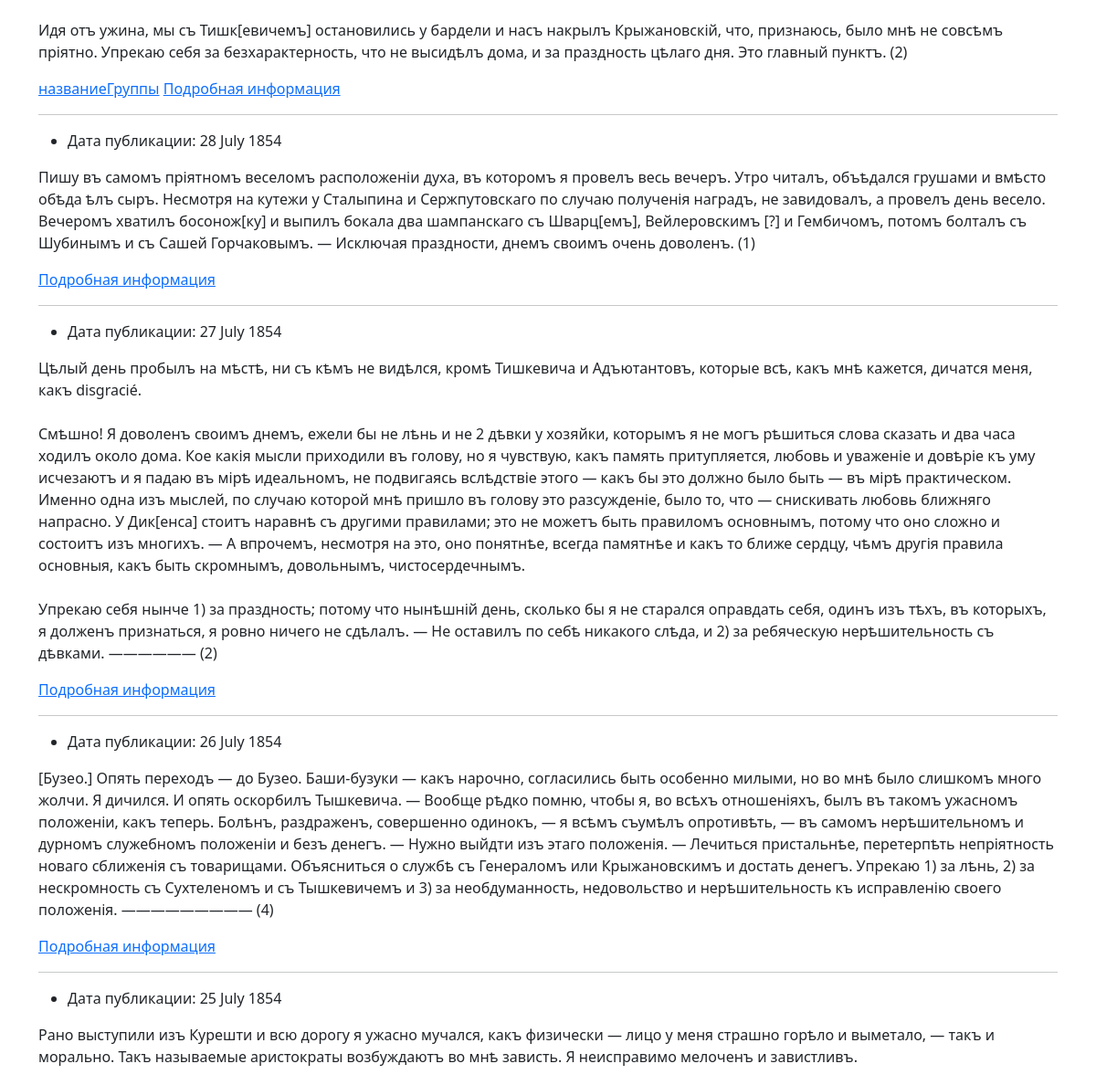
Page /profile/leo/ (middle part) on the earlier database version.
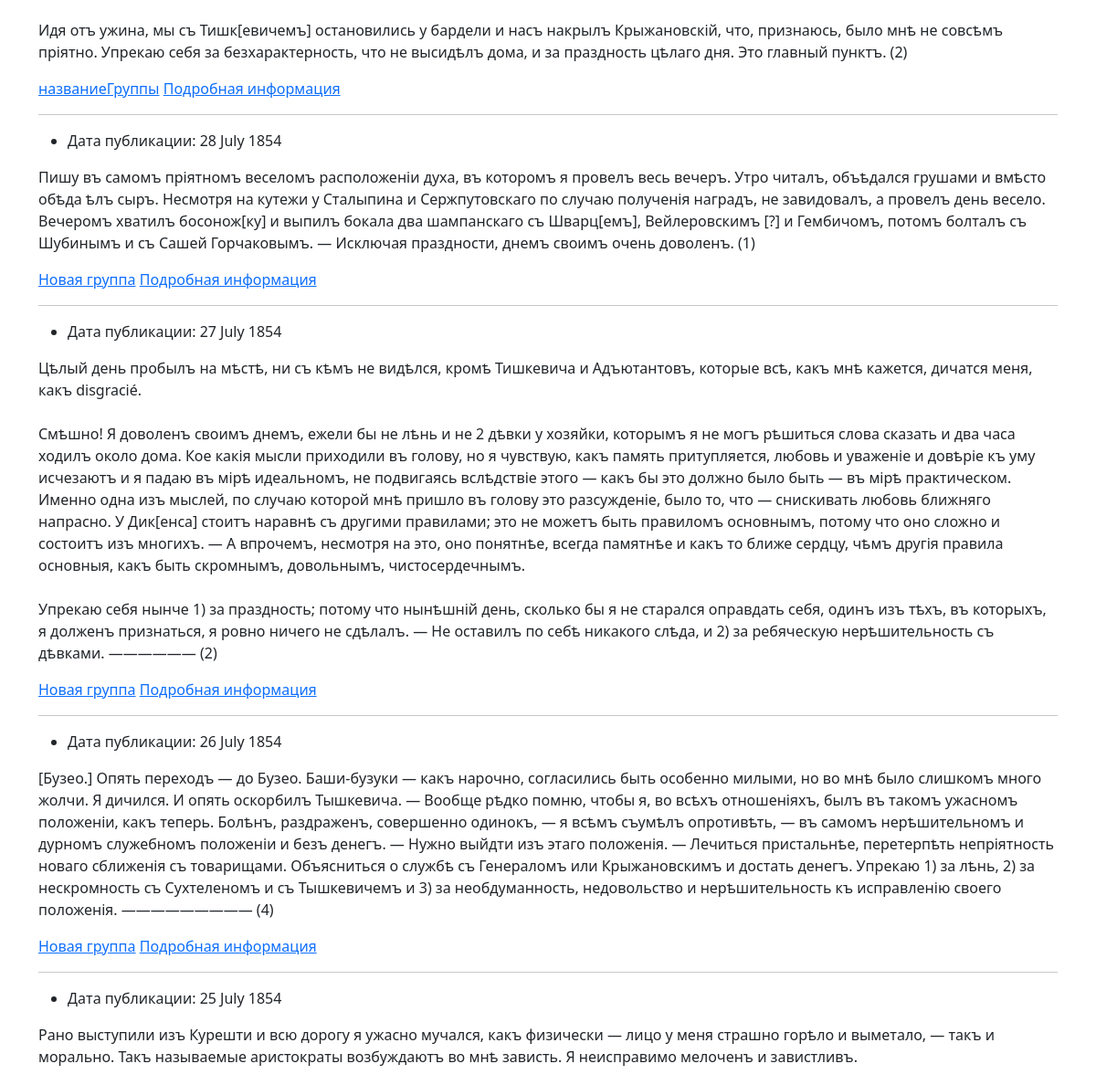
Same page on the later database version.
### posts/models.py (models this page shows, shortened)
class Post(CreatedModel):
    text = models.TextField(
        'Текст поста',
        help_text='Введите текст поста'
    )
    author = models.ForeignKey(
        User,
        on_delete=models.CASCADE,
        related_name='posts',
        verbose_name='Автор',
    )
    group = models.ForeignKey(
        Group,
        blank=True,
        null=True,
        on_delete=models.SET_NULL,
        related_name='posts',
        verbose_name='Группа',
        help_text='Укажите название вашей группы',
    )
    image = models.ImageField(
        'Картинка',
        upload_to='posts/',
        blank=True
    )
    class Meta:
        ordering = ['-pub_date']

class Group(models.Model):
    title = models.CharField(max_length=200)
    slug = models.SlugField(
        max_length=200,
        unique=True
    )
    description = models.TextField()
    class Meta:
        ordering = ['-title']

### posts/views.py (the view)
def profile(request, username):
    author = get_object_or_404(User, username=username)
    author_posts = author.posts.all()
    page_obj = pages(author_posts, request)
    following = (
        request.user.is_authenticated
        and request.user.follower.filter(author=author).exists()
    )
    context = {
        'author': author,
        'page_obj': page_obj,
        'following': following,
    }
    return render(request, 'posts/profile.html', context)

### core/context_processors/year.py (called while the page is built)
def year(request):
    return {
        'year': timezone.now().year,
    }

### posts/utils.py (called while the page is built)
def pages(post_list, request):
    paginator = Paginator(post_list, settings.COUNT_PER_PAGE)
    page_number = request.GET.get('page')
    page_obj = paginator.get_page(page_number)
    return page_obj

### templates/posts/profile.html (shortened to what this page needs)
{% extends 'base.html' %}
{% block content %}
  <div class="mb-5">
    {% for post in page_obj %}
      {% include 'includes/article.html' %}
    {% endfor %}
  </div>
{% endblock %}

### templates/includes/article.html (shortened to what this page needs)
{% load thumbnail %}
<article>
  <ul>
    <li>
      Дата публикации: {{ post.pub_date|date:"d E Y" }}
    </li>
  </ul>
  <p>{{ post.text|linebreaksbr }}</p>
  {% if not group.slug and post.group %}
    <a href="{% url 'posts:group_list' post.group.slug %}">{{ post.group.title }}</a>
  {% endif %}
  <a href="{% url 'posts:post_detail' post.pk %}">Подробная информация</a>
  {% if not forloop.last %}<hr>{% endif %}
</article>

Differences in the rows shown:
changed Post "28 July 1854": group_id empty → 2 (drawn); group (not shown) → "Новая группа"
changed Post "27 July 1854": group_id empty → 2 (drawn); group (not shown) → "Новая группа"
changed Post "26 July 1854": group_id empty → 2 (drawn); group (not shown) → "Новая группа"
